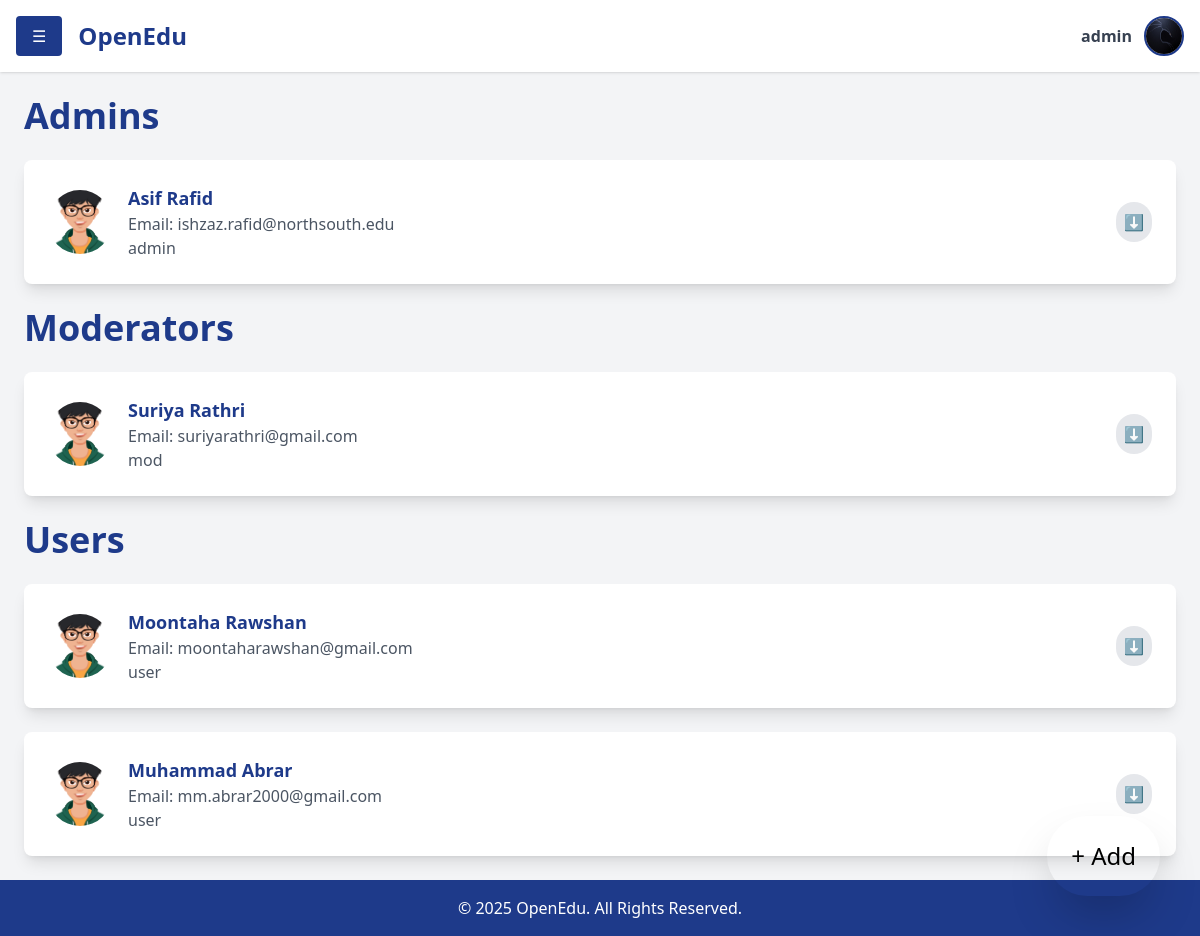
The page /appoint (signed in) on the database as committed earlier.
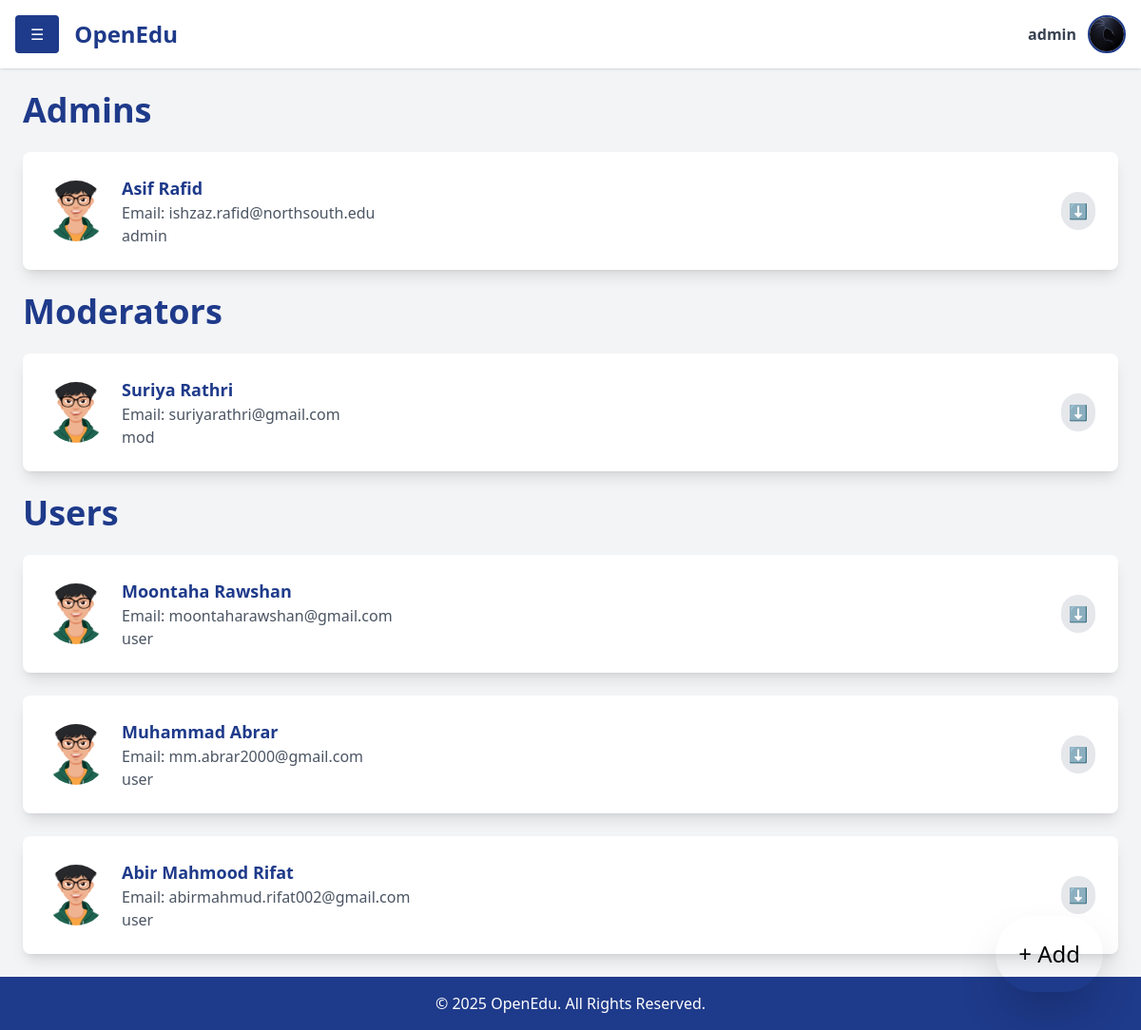
The same page on the database as committed later.
### accounts/models.py (models this page shows, shortened)
class User(AbstractUser):
    contact = models.CharField(max_length=15, blank=True, null=True)
    profilepicture = models.ImageField(upload_to='images/profilepictures', blank=True, null=True,default='images/profilepictures/rafid1.jpg')
    role=models.TextField(default='user')
    groups = models.ManyToManyField(
        'auth.Group',
        related_name='custom_user_set',
        blank=True
    )
    user_permissions = models.ManyToManyField(
        'auth.Permission',
        related_name='custom_user_permissions_set',
        blank=True
    )

### home/views.py (the view)
# urls.py: path('appoint', appoint, name='appoint'),
@login_required
def appoint(request):
    if (request.user.role!='admin' and request.user.role!='master'):
        return redirect('/errors/unauthorizedaccess')
    admins=User.objects.filter(role='admin')
    moderators=User.objects.filter(role='mod')
    rusers=User.objects.filter(role='user')
    isMaster=(request.user.role=='master')
    context={'name':request.user.username,'rusers':rusers,'admins':admins,'moderators':moderators,'isMaster':isMaster}
    return render(request,"appoint.html",context)

### home/templates/appoint.html (shortened to what this page needs)
{% extends 'dashboard.html' %} {% block content %} {% load static %}
<div class="p-6 flex-grow">
  <div class="space-y-6">
    {% if admins and isMaster %}
    <h1 class="text-4xl font-bold text-blue-900 mb-4">Admins</h1>
    {% for user in admins %}
    <div
      class="flex items-center bg-white p-6 rounded-lg shadow-lg hover:shadow-xl transition duration-300 transform hover:scale-105 relative"
    >
      <div class="w-16 h-16 mr-4">
        <img
          src="{{ user.profilepicture.url }}"
          class="w-full h-full rounded-full object-cover"
        />
      </div>
      <div class="flex-grow">
        <h3 class="text-lg font-semibold text-blue-900">
          {{ user.first_name }} {{ user.last_name }}
        </h3>
        <p class="text-gray-600">Email: {{ user.email }}</p>
        <p class="text-gray-600">{{ user.role }}</p>
      </div>
      <div class="relative">
        <button
          onclick="toggleDropdown(this)"
          class="bg-gray-200 hover:bg-gray-300 p-2 rounded-full focus:outline-none"
        >
          ⬇️
        </button>
      </div>
    </div>
    {% endfor %} {% endif %} {% if moderators %}
    <h1 class="text-4xl font-bold text-blue-900 mb-4">Moderators</h1>
    {% for user in moderators %}
    <div
      class="flex items-center bg-white p-6 rounded-lg shadow-lg hover:shadow-xl transition duration-300 transform hover:scale-105 relative"
    >
      <div class="w-16 h-16 mr-4">
        <img
          src="{{ user.profilepicture.url }}"
          class="w-full h-full rounded-full object-cover"
        />
      </div>
      <div class="flex-grow">
        <h3 class="text-lg font-semibold text-blue-900">
          {{ user.first_name }} {{ user.last_name }}
        </h3>
        <p class="text-gray-600">Email: {{ user.email }}</p>
        <p class="text-gray-600">{{ user.role }}</p>
      </div>
      <div class="relative">
        <button
          onclick="toggleDropdown(this)"
          class="bg-gray-200 hover:bg-gray-300 p-2 rounded-full focus:outline-none"
        >
          ⬇️
        </button>
      </div>
    </div>
    {% endfor %} {% endif %} {% if rusers %}
    <h1 class="text-4xl font-bold text-blue-900 mb-4">Users</h1>
    {% for user in rusers %}
    <div
      class="flex items-center bg-white p-6 rounded-lg shadow-lg hover:shadow-xl transition duration-300 transform hover:scale-105 relative"
    >
      <div class="w-16 h-16 mr-4">
        <img
          src="{{ user.profilepicture.url }}"
          class="w-full h-full rounded-full object-cover"
        />
      </div>
      <div class="flex-grow">
        <h3 class="text-lg font-semibold text-blue-900">
          {{ user.first_name }} {{ user.last_name }}
        </h3>
        <p class="text-gray-600">Email: {{ user.email }}</p>
        <p class="text-gray-600">{{ user.role }}</p>
      </div>
      <div class="relative">
        <button
          onclick="toggleDropdown(this)"
          class="bg-gray-200 hover:bg-gray-300 p-2 rounded-full focus:outline-none"
        >
          ⬇️
        </button>
      </div>
    </div>
    {% endfor %} {% endif %}
  </div>
</div>
{% endblock %}

Rows that differ between the two databases and show on the page:
added User: profilepicture (picture), first_name "Abir Mahmood", last_name "Rifat", email "abirmahmud.rifat002@gmail.com", role "user", shown under "Users"
